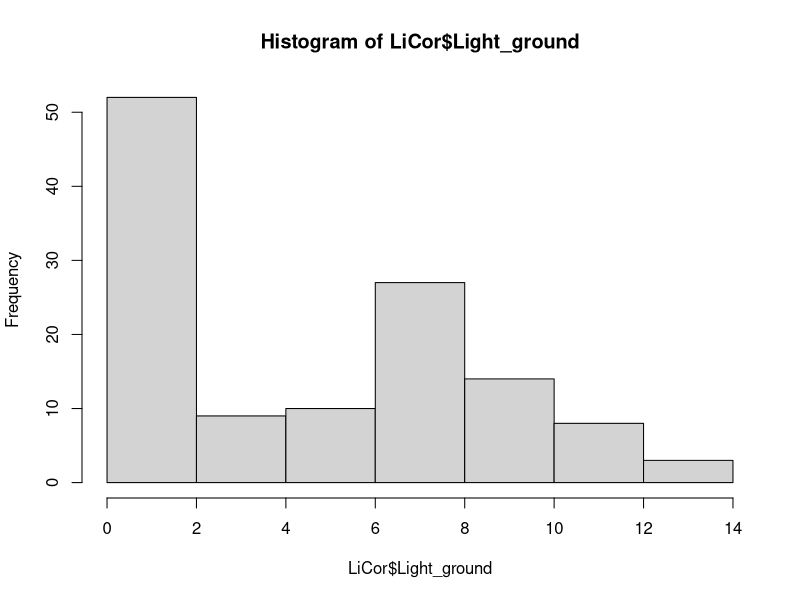
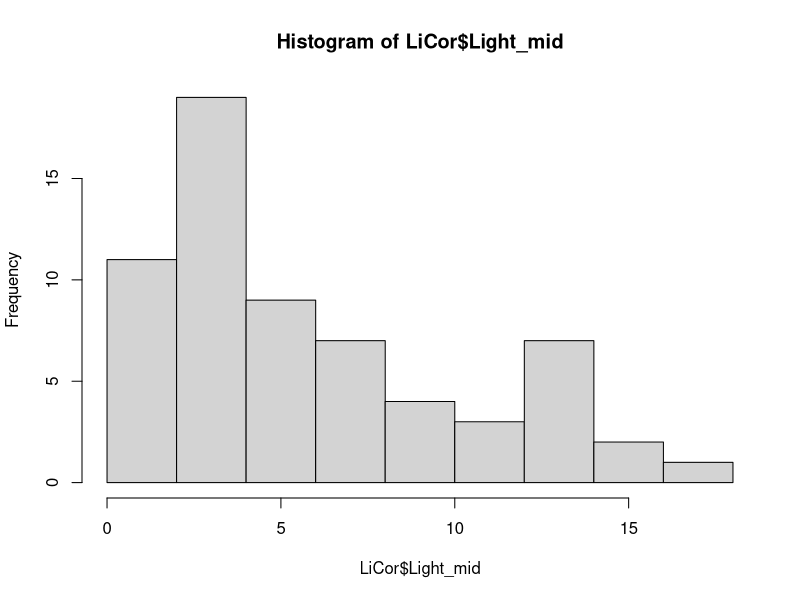
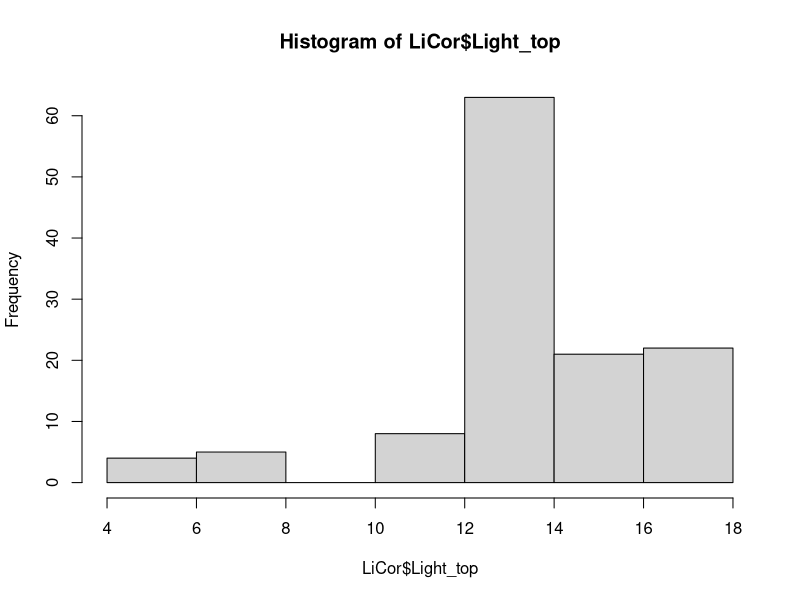
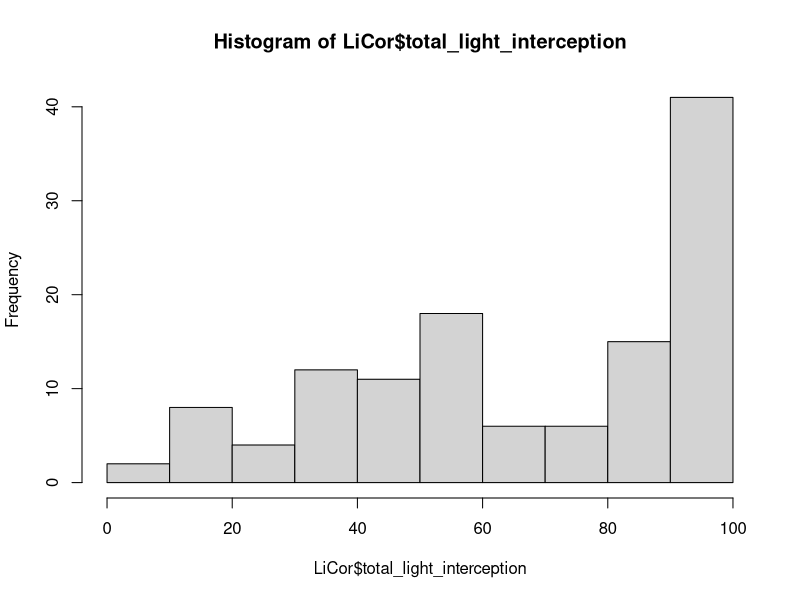
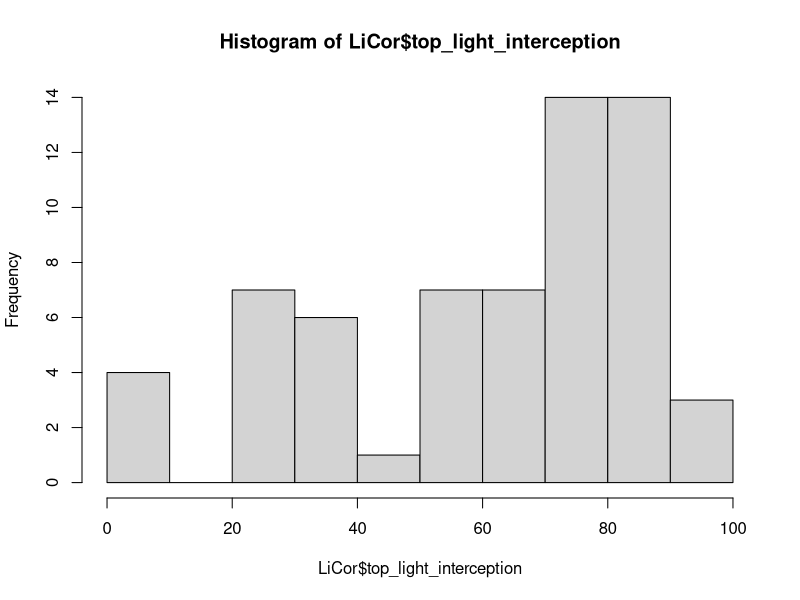
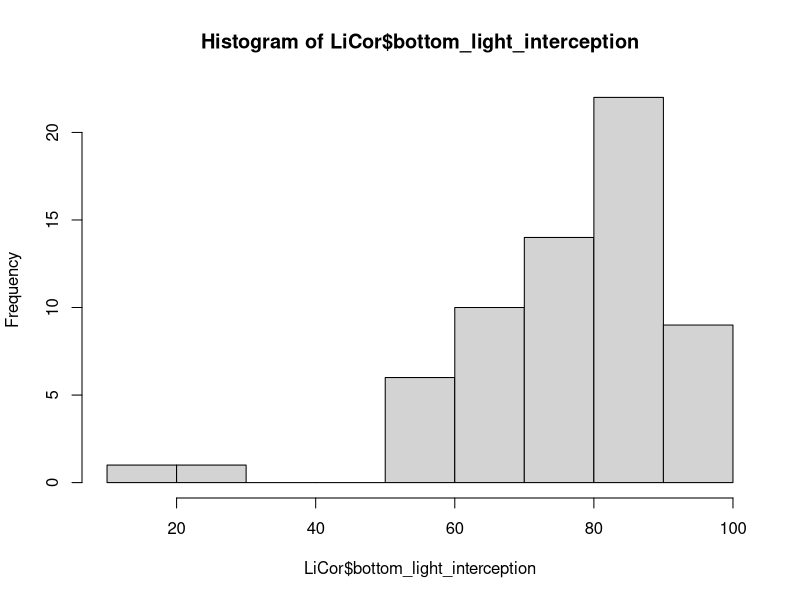

Generate these figures, in order, with R: (Note: this script raises an error after producing the figures.)
# Data from 2025 NY oat-pea intercrop trials
# Field : Helfner
# 20 plots; these were the first 10 'border' plots on each side of the 400 plot B4I experiment
# 5 oat accessions
# 5 pea accessions
# intercrops and monocrops of oat and pea
# each accession exists has a monoculture and as one intercrop with an accession of the other species
# each plot divided into 3 subplots; subplot 1 always north side and subplot 3 always the south side

# PAR measurements taken using a LiCor LI-188B
# Integration = 10
# Range = 100x
# Quantum Sensor Unit: µmol PAR m-2 s-1
# sensor slowly moved horizontally through canopy within each subplot
# Timepoint 1 : June 2-3 2025
# Timepoint 2 : June 24-25 2025
# Timepoint 3 : July 14-15 2025
# measurements taken by Leah and recorded by hand (T1), and in Fieldbook (T2,T3) by Mirza
# PAR measurement taken with sensor on the ground and above canopy
# in T2 and T3 another PAR measurement was taken _ cm from the ground

# Raw data : https://cornell.app.box.com/folder/342321167330
# data exists elsewhere for plant height, biomass, stand count (taken in Fieldbook, might be uploaded eventually to T3)

################################################################################

# Photosynthetically Active Radiation (PAR) data from a Li-Cor Quantum Sensor
# Above canopy PAR represents the total light available above the crop canopy (i.e., incident light).
# Below canopy PAR indicates the amount of light that passes through the canopy and is available for the plants below it.

# Light Interception: percentage of light that is absorbed by the canopy compared to the incident light
# LI = ((PAR_above - PAR_below) / PAR_above) * 100

# Light Interception Efficiency (LIE): measure of how efficiently the crops intercept light compared to a baseline, such as monocrop systems or theoretical maximum light interception.
# LIE = mean_intercrop_LI / mean_monocrop_LI

################################################################################

library(readxl)
library(ggplot2)

LiCor <- read_excel("data/T1_T2_T3_light_interception.xlsx", sheet = 'Long')

LiCor$plot_number <- as.factor(LiCor$plot_number)
LiCor$subplot_number <- as.factor(LiCor$subplot_number)
LiCor$Timepoint <- as.factor(LiCor$Timepoint)
LiCor$Light_ground <- as.numeric(LiCor$Light_ground)
LiCor$Light_mid <- as.numeric(LiCor$Light_mid)
LiCor$Light_top <- as.numeric(LiCor$Light_top)

LiCor$total_light_interception <- ((LiCor$Light_top - LiCor$Light_ground) / LiCor$Light_top) * 100
LiCor$top_light_interception <- ((LiCor$Light_top - LiCor$Light_mid) / LiCor$Light_top) * 100
LiCor$bottom_light_interception <- ((LiCor$Light_mid - LiCor$Light_ground) / LiCor$Light_mid) * 100

intercrop_data <- LiCor[LiCor$System == "intercrop", ]
monocrop_data <- LiCor[LiCor$System == "monoculture", ]
mono_pea <- LiCor[LiCor$Crop == "pea", ]
mono_oat <- LiCor[LiCor$Crop == "oat", ]
mean_intercrop_LI <- mean(intercrop_data$total_light_interception, na.rm = TRUE)
mean_monocrop_LI <- mean(monocrop_data$total_light_interception, na.rm = TRUE)
mean_mono_pea_LI <- mean(mono_pea$total_light_interception, na.rm = TRUE)
mean_mono_oat_LI <- mean(mono_oat$total_light_interception, na.rm = TRUE)
LIE <- mean_intercrop_LI / mean_monocrop_LI
LIE_p <- mean_intercrop_LI / mean_mono_pea_LI
LIE_o <- mean_intercrop_LI / mean_mono_oat_LI
# intercrops intercept more light on average than monocultures
## intercrops intercept more light than pea monocultures, but less light than oat monocultures

hist(LiCor$Light_ground)
hist(LiCor$Light_mid)
hist(LiCor$Light_top)
hist(LiCor$total_light_interception)
hist(LiCor$top_light_interception)
hist(LiCor$bottom_light_interception)



################################## Old Stuff ##################################


model <- lm(`Below Canopy Value` ~ Plot + Subplot + `Above Canopy Value`, data=LiCor)
anova(model)
summary(model)




model <- lm(`Below Canopy Value` ~ Plot * Subplot + `Above Canopy Value`, data=LiCor)
anova(model)
summary(model)

model <- lm(`Below Canopy Value` ~ Plot/Subplot + `Above Canopy Value`, data = LiCor)


# Pairwise comparisons for Plot
emmeans(model, pairwise ~ Plot)
# Pairwise comparisons for Subplot
emmeans(model, pairwise ~ Subplot)


library(multcomp)
tukey <- glht(model_aov, linfct = mcp(Subplot = "Tukey"))
summary(tukey)
plot(tukey)



model_fixed <- lm(`Below Canopy Value` ~ Plot * Subplot + `Above Canopy Value`, data = LiCor)
anova(model_fixed)
